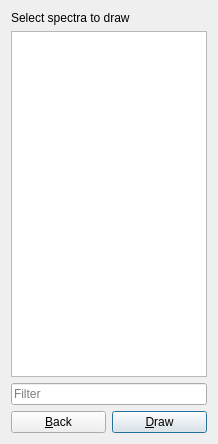
<?xml version="1.0" encoding="UTF-8"?>
<ui version="4.0">
 <class>BulkDrawChooser</class>
 <widget class="QWidget" name="BulkDrawChooser">
  <property name="geometry">
   <rect>
    <x>0</x>
    <y>0</y>
    <width>218</width>
    <height>444</height>
   </rect>
  </property>
  <property name="windowTitle">
   <string>Form</string>
  </property>
  <layout class="QVBoxLayout" name="verticalLayout">
   <item>
    <widget class="QLabel" name="pHistListLabel">
     <property name="text">
      <string>Select spectra to draw</string>
     </property>
    </widget>
   </item>
   <item>
    <widget class="QListWidget" name="pHistList">
     <property name="selectionMode">
      <enum>QAbstractItemView::MultiSelection</enum>
     </property>
     <property name="selectionRectVisible">
      <bool>false</bool>
     </property>
    </widget>
   </item>
   <item>
    <widget class="QLineEdit" name="pFilterEdit">
     <property name="maxLength">
      <number>32765</number>
     </property>
     <property name="placeholderText">
      <string>Filter</string>
     </property>
    </widget>
   </item>
   <item>
    <layout class="QHBoxLayout" name="horizontalLayout">
     <item>
      <widget class="QPushButton" name="pBackButton">
       <property name="text">
        <string>&amp;Back</string>
       </property>
      </widget>
     </item>
     <item>
      <widget class="QPushButton" name="pDrawButton">
       <property name="text">
        <string>&amp;Draw</string>
       </property>
       <property name="autoDefault">
        <bool>true</bool>
       </property>
       <property name="default">
        <bool>true</bool>
       </property>
      </widget>
     </item>
    </layout>
   </item>
  </layout>
 </widget>
 <resources/>
 <connections/>
</ui>
